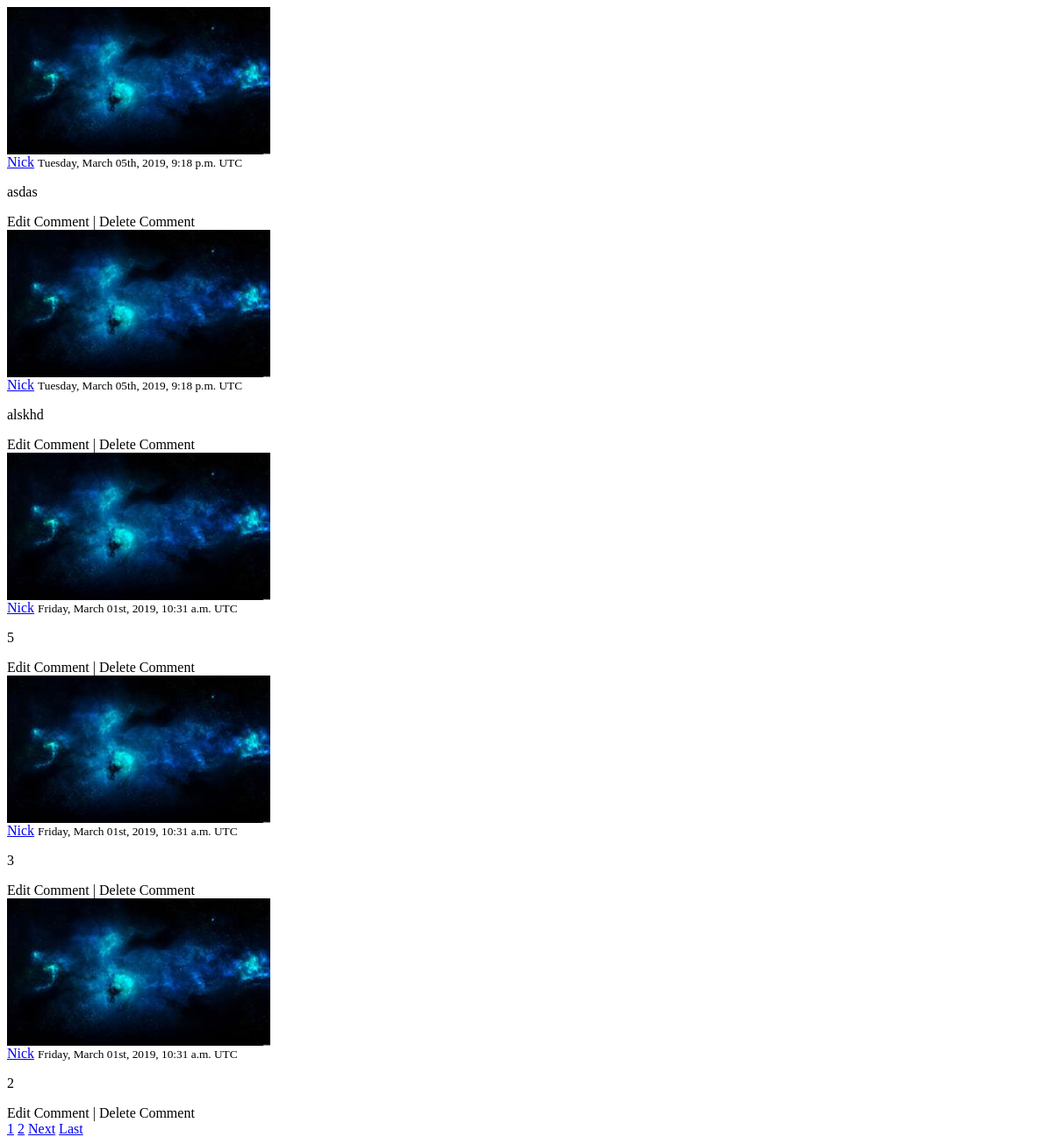
Before: /posts/3/comments/ (signed in) with the older database file.
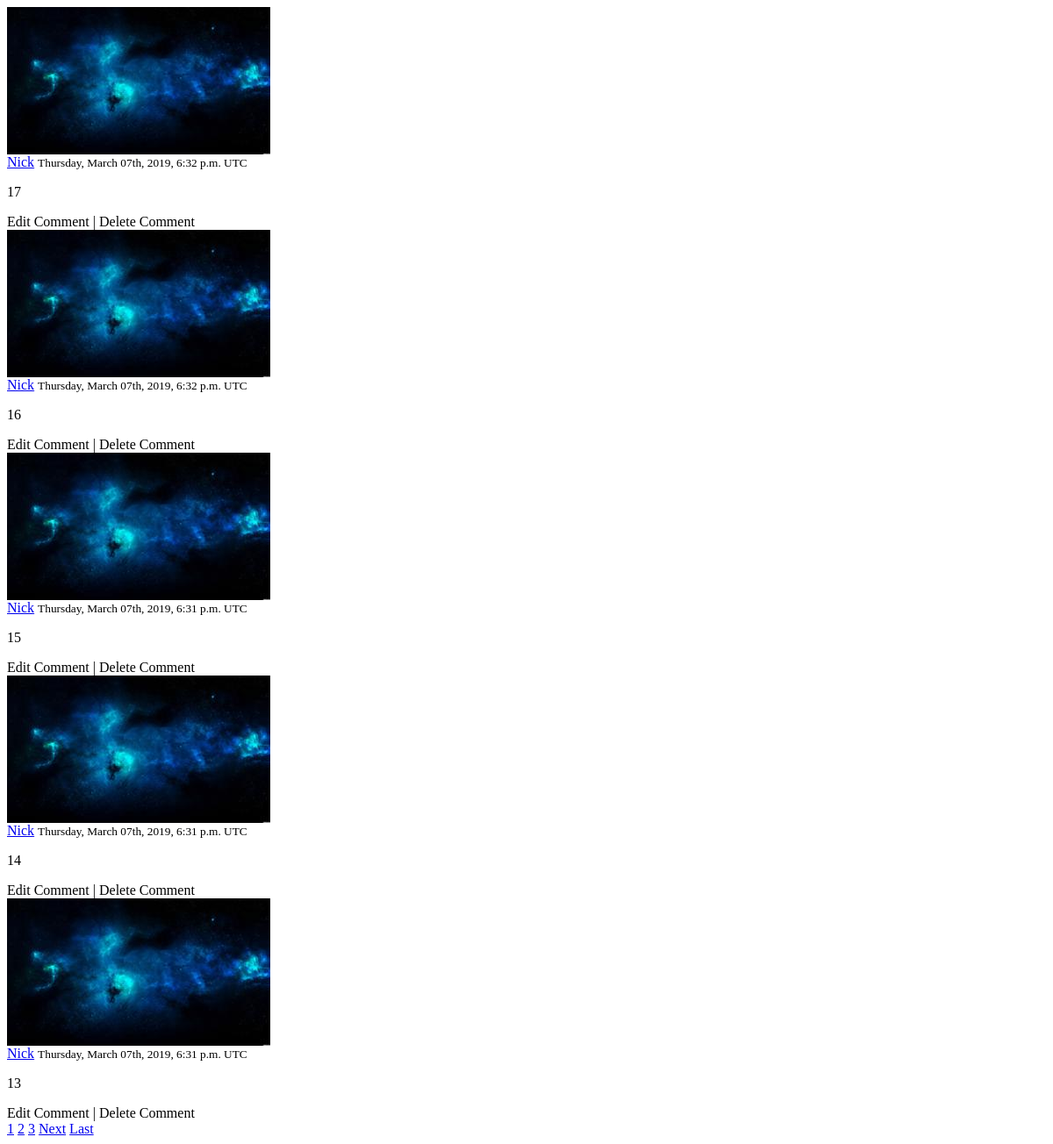
After: the same page with the newer database file.
### posts/models.py (models this page shows, shortened)
class Comment(models.Model):
  post = models.ForeignKey(Post, on_delete=models.CASCADE)
  author = models.ForeignKey(get_user_model(), on_delete=models.CASCADE)
  comment = models.TextField(verbose_name=u"")
  date_posted = models.DateTimeField(default=timezone.now)

### users/models.py (models this page shows, shortened)
class CustomUser(AbstractUser):
  user_ip = models.GenericIPAddressField(blank=True, null=True, unique=True)
  password = models.GenericIPAddressField(blank=True, null=True)

class Profile(models.Model):
  user = models.OneToOneField(get_user_model(), on_delete=models.CASCADE) # Cascade removes profile if user is deleted
  image = models.ImageField(default='default.jpg', upload_to='profile_pics')

### posts/views.py (the view)
# urls.py: path('<int:pk>/comments/', CommentListView.as_view(), name="comment-page"),
class CommentListView(ListView):
  model = Comment
  template_name = 'posts/comment_page.html'
  context_object_name = 'comments'
  paginate_by = 5
  def get_queryset(self):
    post_pk = username=self.kwargs.get('pk')
    return Comment.objects.filter(post=Post.objects.get(pk=post_pk)).order_by('-date_posted')

### posts/templates/posts/comment_page.html (shortened to what this page needs)
{% load crispy_forms_tags %}
{% for com in object_list %}
  <article class="media content-section">
    <img class="rounded-circle article-img" src="{{ com.author.profile.image.url }}">
    <div class="media-body">
      <div class="article-metadata">
        <a class="mr-2" href="{% url 'user-posts' com.author.username %}">{{ com.author }}</a>
        <small class="text-muted">{{ com.date_posted|date:"l, F dS, Y, P T" }}</small>
      </div>
      <p class="break-words">{{ com.comment }}</p>
      {% if com.author == user %}
      <div id='changecomment-toggle-button-{{ com.id }}'>
        <a class="text-muted" type="button" onclick="hideToggleDual('changecomment-toggle-button-{{ com.id }}','updatecomment-toggle-button-{{ com.id }}')">Edit Comment</a>
        |
        <a class="text-muted" type="button" onclick="hideToggleDual('changecomment-toggle-button-{{ com.id }}','deletecomment-toggle-button-{{ com.id }}')">Delete Comment</a>
      </div>
      {% endif %}
    </div>
  </article>
  {% endfor %}
  {% if is_paginated %}
  <span class="comment-pagination">
    {% for num in page_obj.paginator.page_range %}
      {% if page_obj.number == num %}
        <a class="btn btn-info mb-4 pag-button" name='page' value='{{ num }}' href="?page={{ num }}">{{ num }}</a>
      {% elif num > page_obj.number|add:'-3' and num < page_obj.number|add:'3' %}
        <a class="btn btn-outline-info mb-4 pag-button" name='page' value='{{ num }}' href="?page={{ num }}">{{ num }}</a>
      {% endif %}
    {% endfor %}
    {% if page_obj.has_next %}
      <a class="btn btn-outline-info mb-4 pag-button" name='page' value='{{ page_obj.next_page_number }}' href="?page={{ page_obj.next_page_number }}">Next</a>
      <a class="btn btn-outline-info mb-4 pag-button" name='page' value='{{ page_obj.paginator.num_pages }}' href="?page={{ page_obj.paginator.num_pages }}">Last</a>
    {% endif %}
  </span>
  {% endif %}

Changed rows visible on the page:
removed Comment: author.profile.image (picture), author "Nick", date_posted "Tuesday, March 05th, 2019, 9:18 p.m. UTC", comment "asdas"
removed Comment: author.profile.image (picture), author "Nick", date_posted "Tuesday, March 05th, 2019, 9:18 p.m. UTC", comment "alskhd"
removed Comment: author.profile.image (picture), author "Nick", date_posted "Friday, March 01st, 2019, 10:31 a.m. UTC", comment "5"
no longer on this page (row unchanged): Comment: author.profile.image (picture), author "Nick", date_posted "Friday, March 01st, 2019, 10:31 a.m. UTC", comment "3"
no longer on this page (row unchanged): Comment: author.profile.image (picture), author "Nick", date_posted "Friday, March 01st, 2019, 10:31 a.m. UTC", comment "2"
added Comment: author.profile.image (picture), author "Nick", date_posted "Thursday, March 07th, 2019, 6:32 p.m. UTC", comment "17"
added Comment: author.profile.image (picture), author "Nick", date_posted "Thursday, March 07th, 2019, 6:32 p.m. UTC", comment "16"
added Comment: author.profile.image (picture), author "Nick", date_posted "Thursday, March 07th, 2019, 6:31 p.m. UTC", comment "15"
added Comment: author.profile.image (picture), author "Nick", date_posted "Thursday, March 07th, 2019, 6:31 p.m. UTC", comment "14"
added Comment: author.profile.image (picture), author "Nick", date_posted "Thursday, March 07th, 2019, 6:31 p.m. UTC", comment "13"
Other visible differences:
new list line: "3"
